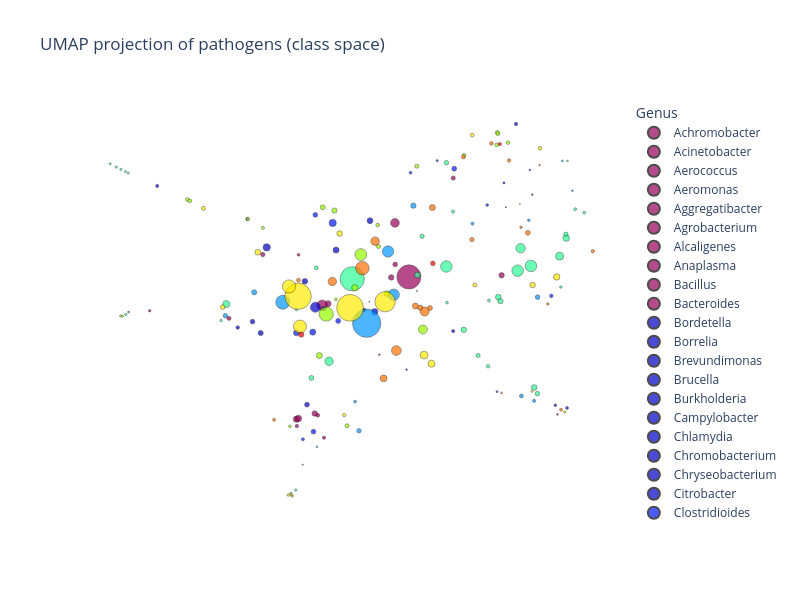

This figure's notebook cell:
### Code cell
fig_cl = _umap_scatter(
    pathogen_names_cl,
    pathogen_log_sums_cl,
    pathogen_vectors_cl,
    title="UMAP projection of pathogens (class space)",
    min_size=0.0,
)
fig_cl
